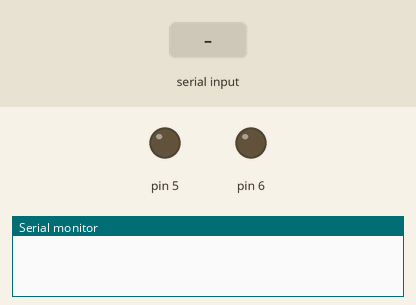
Recording of a sketch running on a simulated Arduino Uno, built with avr-gcc and run on an emulated ATmega328P. Parts: output pins drawn as LEDs (lit = HIGH), the last lines printed to the serial monitor. The test bench sets the inputs (shaded band).

Above: at 1.2 s.
1.3 s: "turn on light" received over Serial
At 2.1 s:
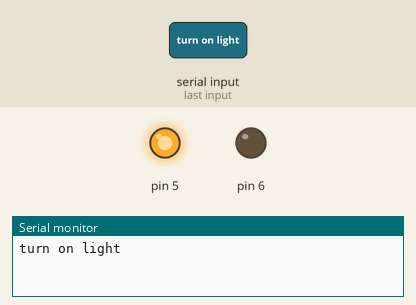
2.8 s: "turn on fan" received over Serial
At 4.0 s:
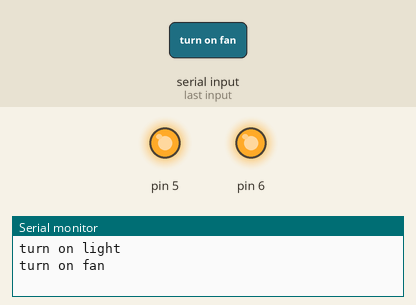
4.3 s: "turn off light" received over Serial
At 5.7 s:
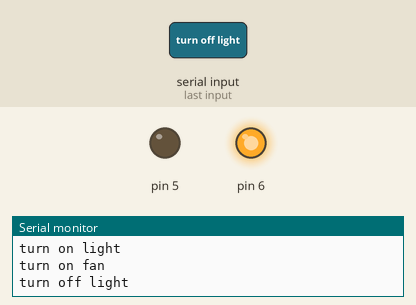
Timing chart, 0 to 7.3 s (numbered marks = the images above; inputs shaded):
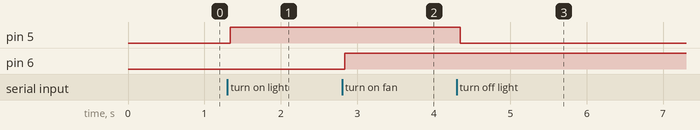

The sketch:

code.ino
```cpp
String readString;
void setup(){
  Serial.begin(9600);
  pinMode(6, OUTPUT);
  pinMode(5, OUTPUT);
}
void loop(){
  while(Serial.available()){
    delay(3);
    char c = Serial.read();
    readString+=c;
  }
  if(readString.length() >0){
    Serial.println(readString);
    if(readString == "turn on light"){
      digitalWrite(5, HIGH);
    }else if(readString == "turn off light"){
      digitalWrite(5, LOW);
    }else if(readString == "turn on fan"){
      digitalWrite(6, HIGH);
    }else if(readString == "turn off fan"){
      digitalWrite(6, LOW);
    }else if(readString == "turn on all"){
      digitalWrite(6, HIGH);
      digitalWrite(5, HIGH);
    }else if(readString == "turn off all"){
      digitalWrite(6, LOW);
      digitalWrite(5, LOW);
    }

  }
  readString = "";
}
```

Measured:
- after the input at 1.3 s, pin 5: LOW → HIGH at once
- after the input at 2.8 s, pin 6: LOW → HIGH at once
- after the input at 4.3 s, pin 5: HIGH → LOW at once
